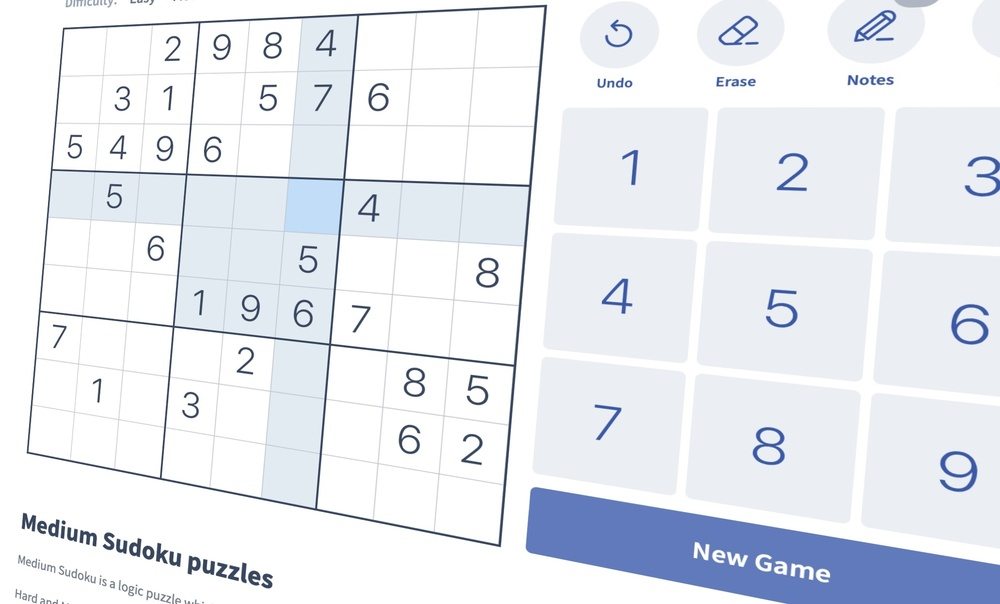
#> input picture media/images/sudoku_img2.jpg, 1000 x 604 px, shrunk from 2063 x 1247 before the run
$ python -i image_utils.py   (imports and definitions only)
#> lines starting #> are read from the running program, lines starting #| are printed output that depends on the picture; after the words box and inside, x2 and y2 are one past the last pixel; in counts of white or black regions, pixels touching at a corner belong together
#> further down, picture is the input picture: shape (604, 1000, 3); mean B, G, R 241.5, 235, 231.4
import cv2
import numpy as np

def img_preprocess(image):
    gray = cv2.cvtColor(image, cv2.COLOR_BGR2GRAY)
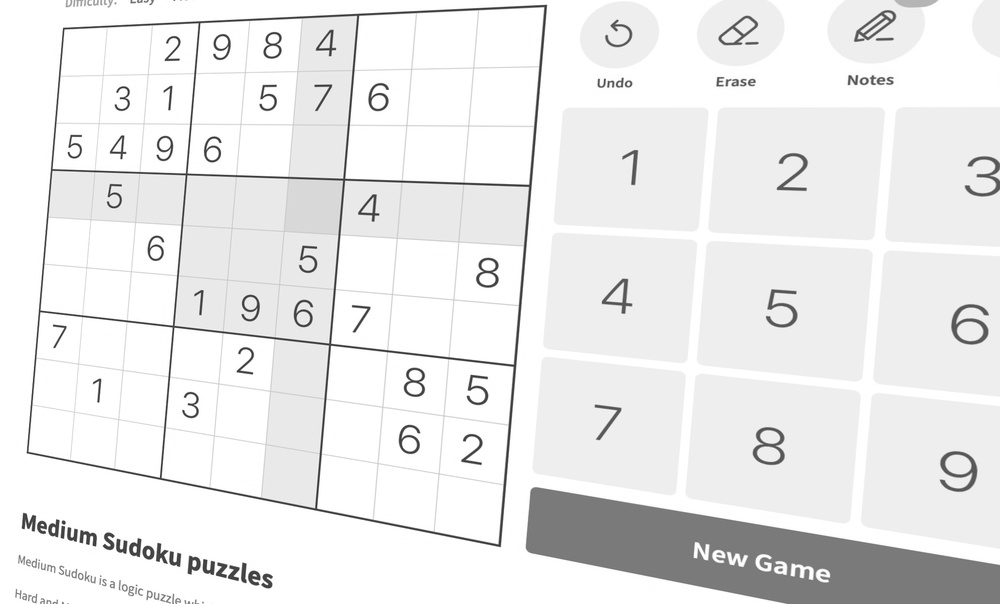
#> gray: shape (604, 1000); min 36, max 255, mean 234.8
    blur = cv2.GaussianBlur(gray, (3, 3), 1)
    thresh = cv2.adaptiveThreshold(blur, 255, cv2.ADAPTIVE_THRESH_GAUSSIAN_C,
                                   cv2.THRESH_BINARY, 11, 2)
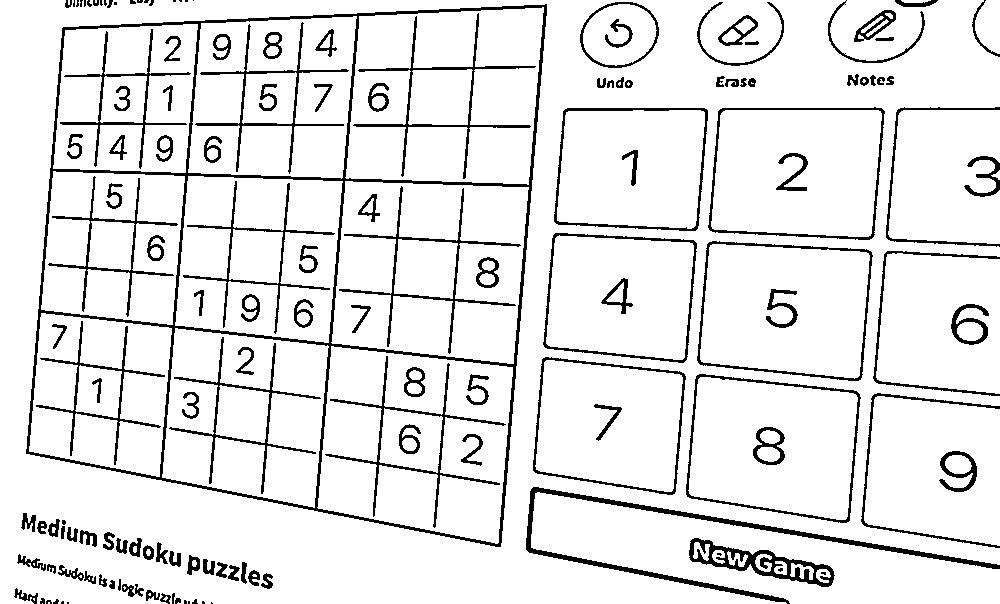
#> thresh: shape (604, 1000); 90.5% white; 148 black regions (27 under 20 px), largest, box (x1, y1, x2, y2) and area: (26, 4, 547, 547) 11249, (526, 487, 1000, 604) 3731, (689, 538, 835, 587) 1954
    invert = cv2.bitwise_not(thresh)
    kernel = np.ones((1, 1))
    opening = cv2.morphologyEx(invert, cv2.MORPH_OPEN, kernel)
    return opening

# [94 lines left out: functions get_largest_box, identify_corners, get_perspective_transform, split_grid, display_nums, not called in this run]

>>> import cv2
>>> picture = cv2.imread('media/images/sudoku_img2.jpg')
>>> result = img_preprocess(picture)

$ run again, on media/images/sudoku_img3.jpg
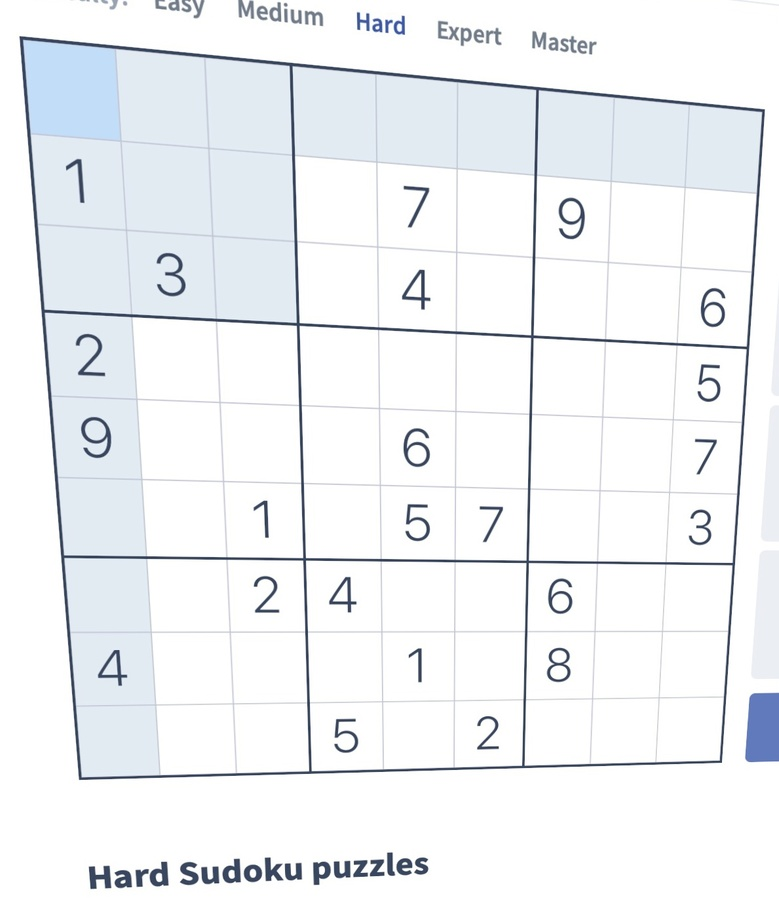
#> input picture media/images/sudoku_img3.jpg, 779 x 905 px, shrunk from 1189 x 1381 before the run
#> picture is the input picture: shape (905, 779, 3); mean B, G, R 245, 242.3, 239.7
#> in img_preprocess, `blur = cv2.GaussianBlur(gray, (3, 3), 1)`:
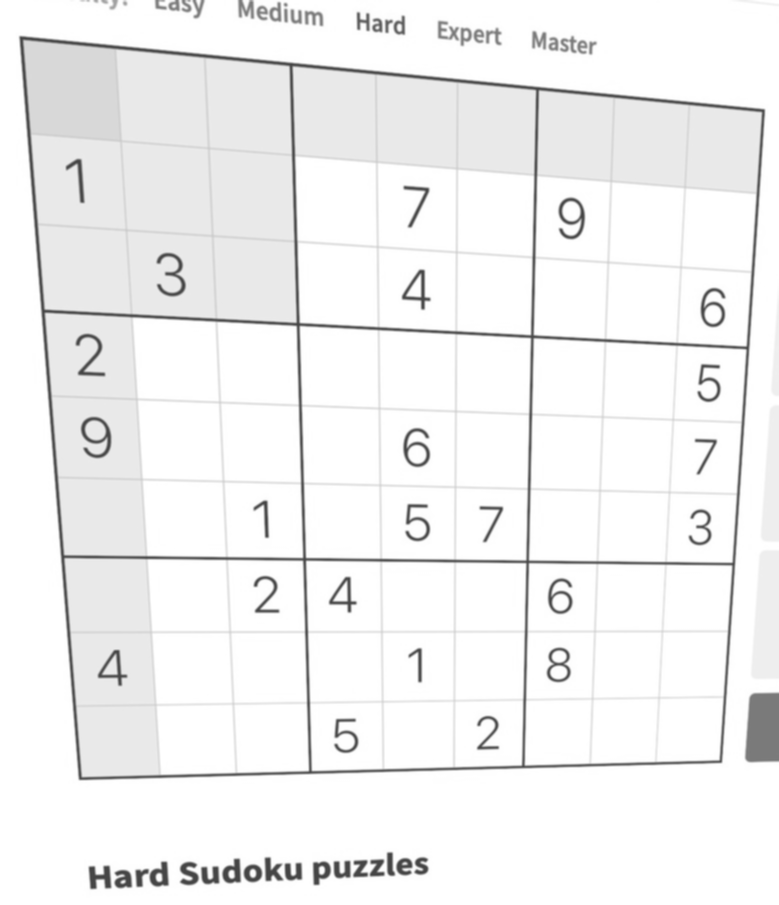
#> blur: shape (905, 779); min 65, max 255, mean 241.8
#> in img_preprocess, `thresh = cv2.adaptiveThreshold(blur, 255, cv2.ADAPTIVE_THRESH_GAUSSIAN..`:
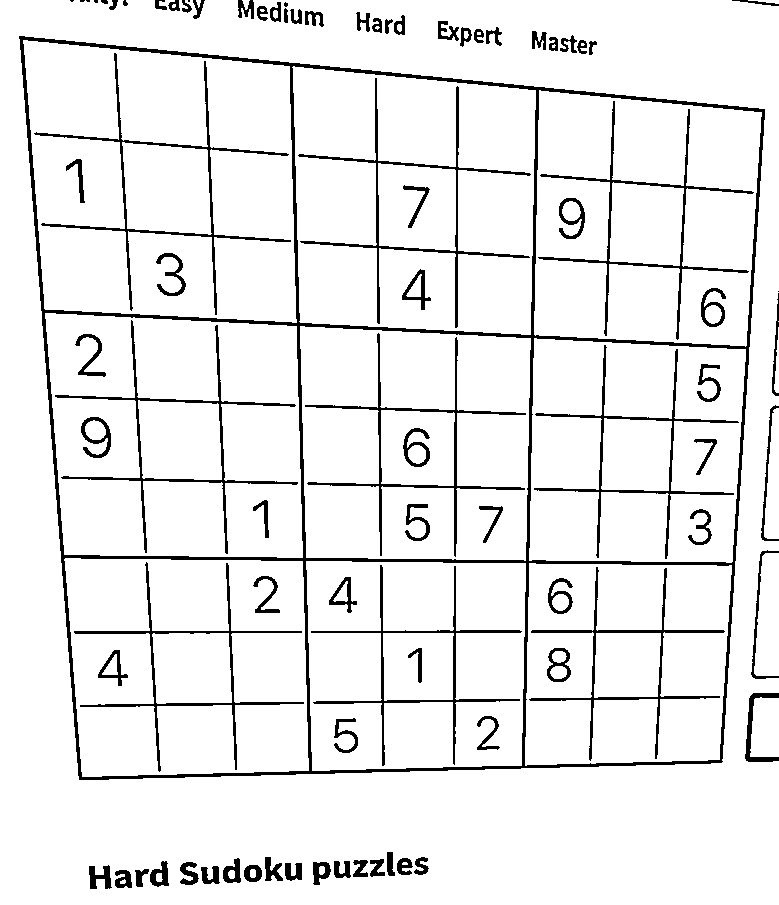
#> thresh: shape (905, 779); 92.4% white; 88 black regions (7 under 20 px), largest, box (x1, y1, x2, y2) and area: (19, 36, 765, 780) 18055, (34, 53, 291, 315) 2587, (298, 78, 531, 328) 2462
